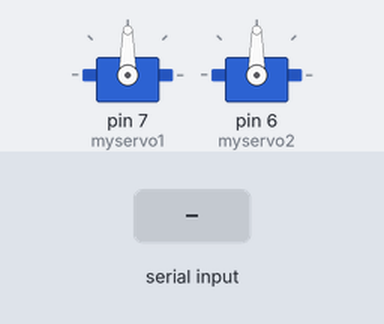
Bench run of a sketch on a simulated Arduino Uno, built with avr-gcc and run on an emulated ATmega328P. Parts: 2 × servo. The inputs (shaded band) are chosen by the test bench. What the sketch prints to the serial monitor is not drawn.

Above: at 1.2 s.
1.3 s: "90,45\n" received over Serial
At 1.8 s:
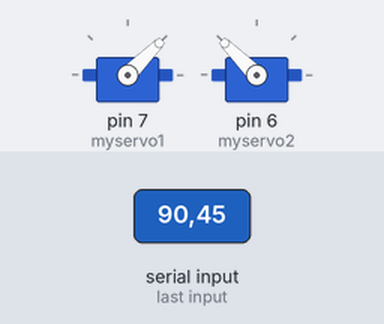
3.0 s: "30,150\n" received over Serial
At 4.3 s:
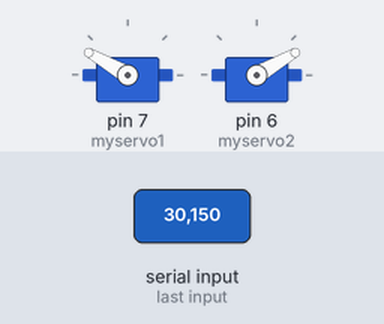
4.7 s: "101\n" received over Serial
At 5.5 s:
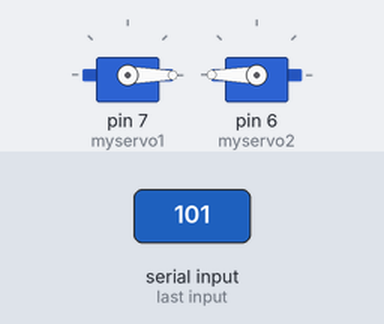
6.3 s: "5\n" received over Serial
At 6.7 s:
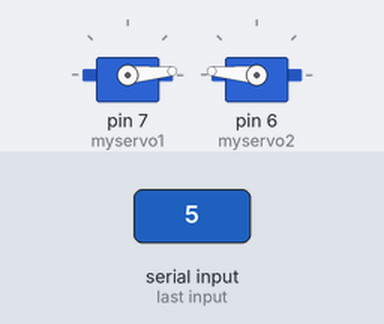
7.9 s: "200\n" received over Serial
At 9.1 s:
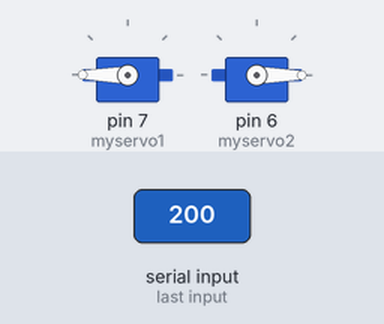
9.5 s: "90\n" received over Serial
At 10.4 s:
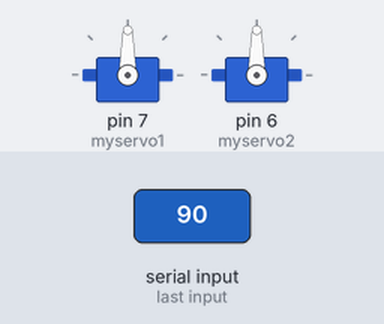
Timing chart, 0 to 12.1 s (numbered marks = the images above; inputs shaded):
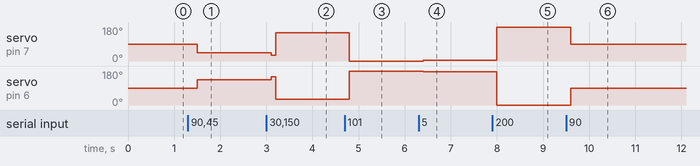

The sketch:

catch.ino
```cpp
#include<Servo.h>

Servo myservo1,myservo2;
unsigned int angle;

void setup() {
  // put your setup code here, to run once:
  myservo1.attach(7);
  myservo2.attach(6);
  Serial.begin(9600);
  Serial.print("Enter angle:");
}

void loop() {
  // put your main code here, to run repeatedly:
  while(Serial.available()==0){
  }
  delay(100);
  angle=Serial.parseInt();
  Serial.println(angle);
//angle=map(angle,0,180,0,151);
if(angle==101){
  myservo2.write(180);
  myservo1.write(0);}
else if(angle>0)
 {
  myservo2.write(180-angle);
  myservo1.write(angle);
  }
  Serial.print("Enter angle:");
}
```

Measured:
- after the input at 1.3 s, servo on pin 7 (myservo1): 90° → 45° after 0.20 s; servo on pin 6 (myservo2): 90° → 135° after 0.20 s
- after the input at 3.0 s, servo on pin 7 (myservo1): 45° → 30° after 0.10 s, → 150° 0.10 s later; servo on pin 6 (myservo2): 135° → 150° after 0.10 s, → 30° 0.10 s later
- after the input at 4.7 s, servo on pin 7 (myservo1): 150° → 0° after 0.10 s; servo on pin 6 (myservo2): 30° → 180° after 0.10 s
- after the input at 6.3 s, servo on pin 7 (myservo1): 0° → 5° after 0.10 s; servo on pin 6 (myservo2): 180° → 175° after 0.10 s
- after the input at 7.9 s, servo on pin 7 (myservo1): 5° → 180° after 0.10 s; servo on pin 6 (myservo2): 175° → 0° after 0.10 s
- after the input at 9.5 s, servo on pin 7 (myservo1): 180° → 90° after 0.10 s; servo on pin 6 (myservo2): 0° → 90° after 0.10 s
